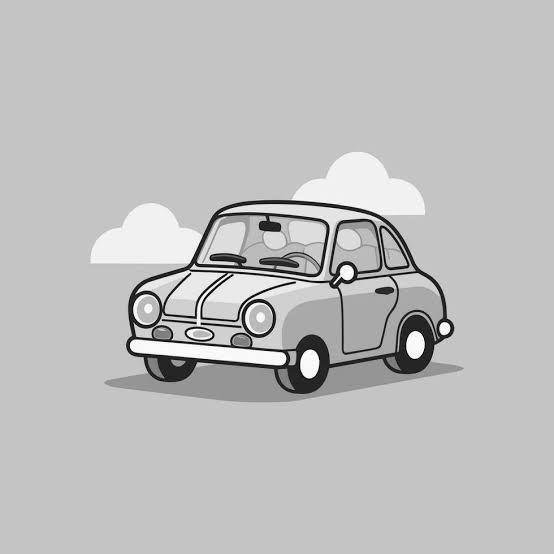
#> input picture LAB EXPERIMENTS/image.jpg, 554 x 554 px
$ python ex6.py
#> lines starting #> are read from the running program, lines starting #| are printed output that depends on the picture; after the words box and inside, x2 and y2 are one past the last pixel; in counts of white or black regions, pixels touching at a corner belong together

import cv2
from pathlib import Path

folder = Path(__file__).resolve().parent
image = cv2.imread(str(folder / "image.jpg"))
#> image is the input picture: shape (554, 554, 3); min 0, max 255, mean 190.1

if image is None:
    print("Image not found! Check image.jpg")
else:
    gray = cv2.cvtColor(image, cv2.COLOR_BGR2GRAY)

    _, binary = cv2.threshold(
        gray, 127, 255, cv2.THRESH_BINARY
    )
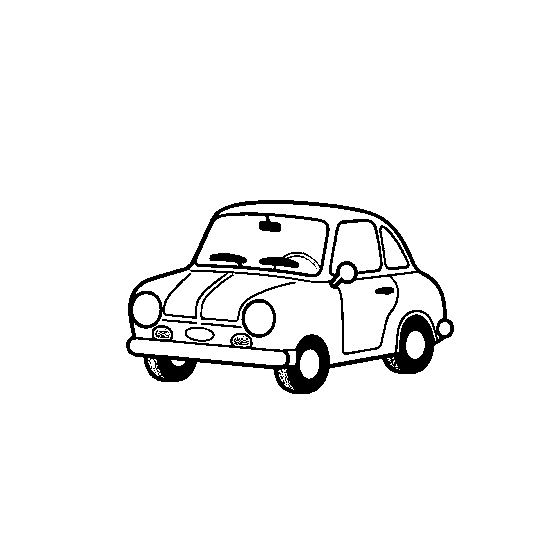
#> binary: shape (554, 554); 95.6% white; 12 black regions (5 under 20 px), largest, box (x1, y1, x2, y2) and area: (126, 200, 454, 394) 12714, (379, 225, 410, 270) 286, (185, 327, 215, 342) 134

    kernel = cv2.getStructuringElement(
        cv2.MORPH_RECT, (5, 5)
    )

    erosion = cv2.erode(binary, kernel, iterations=1)
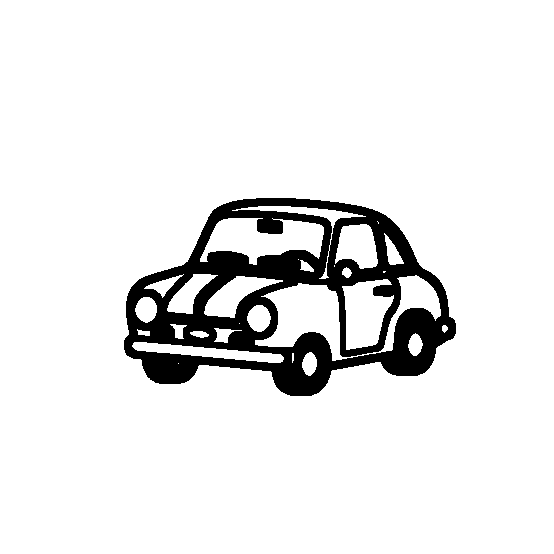
#> erosion: shape (554, 554); 91.3% white; 1 black region, box (x1, y1, x2, y2) and area: (124, 198, 456, 396) 26849

    cv2.imwrite(str(folder / "erosion.jpg"), erosion)
    print("Erosion output saved as erosion.jpg")

    cv2.imshow("Original Image", image)
    cv2.imshow("Erosion", erosion)

    cv2.waitKey(0)
    cv2.destroyAllWindows()
